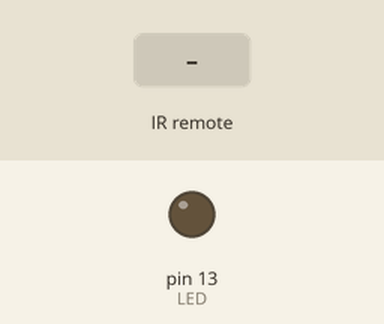
This sketch was run on a simulated Arduino Uno, built with avr-gcc and run on an emulated ATmega328P. Shown: output pins drawn as LEDs (lit = HIGH). Wiring (inferred from the names in the program): IR receiver: data pin 2. Dashed ring = blinking. Inputs (shaded band) come from the test bench. What the sketch prints to the serial monitor is not drawn.

Above: at 1.2 s.
1.3 s: infrared code 0x1 received
At 4.2 s:
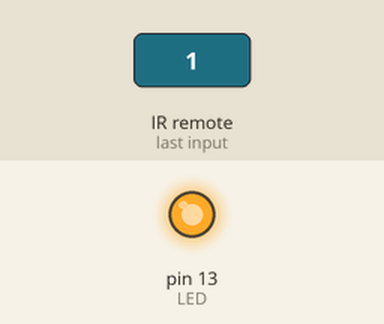
4.3 s: infrared code 0x2 received
At 8.9 s:
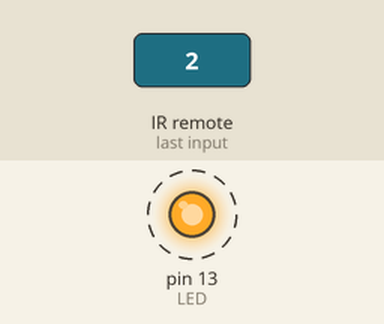
Timing chart, 0 to 13.3 s (numbered marks = the images above; inputs shaded):
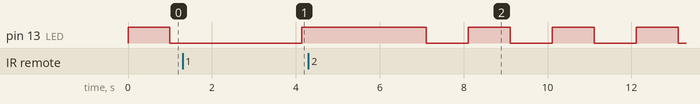

The sketch:

ACIRInfo.ino
```cpp
/*
  Tool to get info about an A/C IR remote signal.
  You will need a TSOP to receive the signal.
  You can change the settings bellow, but the tool should read a lot of signals out of the box.
  First, you might want to use MODE = 1, to get the amount of bytes in the remote's protocol.
  Then, set BYTES = <the amount of bytes> & MODE = 0.
  The first signal, when the arduino boots with MODE = 0, will calibrate the algorithm to recognise 1s & 0s.
  If you want to use a different remote, restart the arduino.
  Repository: https://github.com/811Alex/IRTools
*/
// Settings
const short TSOP = 2;               // IR sensor pin
const short LED = 13;               // status indicator led pin
const short MODE = 0;             // 0: NORMAL, 1: count pulses & bytes, 2: print length of separators
const bool SKIP_LENGTHS = false;    // for normal mode, skips printing the pulse lengths
// Decoding settings
const short BITS = 8;
const short BYTES = 7;              // bytes per signal
const int START_BIT_LENGTH = 1000;  // length of first bit to register a signal (microseconds)

bool data[BYTES][BITS];   // binary data
bool prev[BYTES][BITS];   // previous bin data
int raw[BYTES][BITS];     // raw pulse lengths
int start_length;         // last start bit length
int start_sep_length;     // last start bit separator length
int count = 0;            // signal count
int binThreshold = 0;     // anything longer than this will be considered a 1
bool ledState = false;

void setup(){
  pinMode(TSOP,INPUT);
  pinMode(LED,OUTPUT);
  Serial.begin(9600);
  Serial.println("Ready!\n");
}

void loop(){
  digitalWrite(LED, ledState=!ledState);  // blink led
  switch(MODE){
    case 1: pulseCount(); break;
    case 2: readSeparators(); break;
    default:
      if((start_length = pulseIn(TSOP,LOW)) > START_BIT_LENGTH){ // Check if the Start Bit has been received.
        readSignal();   // read from TSOP
        decodeSignal(); // decode and print info
      }
  }
}

void decodeSignal(){
  if(binThreshold == 0) calibrate();  // find appropriate threshold for binary decoding
  Serial.print("Signal:\t\t");
  Serial.println(++count);
  Serial.print("Start bit:\t");
  Serial.print(start_length);
  if(!SKIP_LENGTHS){
    Serial.print("μs\nLengths:\t");
    for(int i = 0; i<BYTES; i++)
      for(int j = 0; j<BITS; j++){  // print raw data
        Serial.print(raw[i][j]);
        Serial.print(' ');
      }
  }
  else Serial.print("μs");
  Serial.print("\nData:\t\t");
  for(int i = 0; i<BYTES; i++){
    for(int j = 0; j<BITS; j++){  // decode and print decoded data
      prev[i][j] = data[i][j];
      data[i][j] = (raw[i][j] > binThreshold);
      Serial.print(data[i][j]);
    }
    Serial.print(' ');
  }
  if(count>1){
    Serial.print("\nDiff:\t\t");
    for(int i = 0; i<BYTES; i++){
      for(int j = 0; j<BITS; j++) // show differences from last signal
        Serial.print((data[i][j] == prev[i][j]) ? ' ' : '^');
      Serial.print(' ');
    }
  }
  Serial.println('\n');
}

void pulseCount(){
  int i = 0;
  while(pulseIn(TSOP,HIGH,100000)>0) i++;  // count pulses
  if(i>0){
    Serial.print("Pulses: ");
    Serial.println(i);
    Serial.print("Bytes: ");
    Serial.print((float)(i-1)/BITS);      // exclude start bit
    Serial.println(" (+ start bit)\n");
  }
}

void readSeparators(){  // print average separator length
  int length, avg;
  if((avg = pulseIn(TSOP,LOW,100000))>0){
    while((length = pulseIn(TSOP,LOW,100000)) > 0)
      avg = (avg+length)/2;
    Serial.print("Avg. separator length:\t");
    Serial.print(avg);
    Serial.println("μs");
  }
}

void readSignal(){
  for(int i = 0; i<BYTES; i++)
    for(int j = 0; j<BITS; j++)
      raw[i][j] = pulseIn(TSOP,HIGH,100000);  // save pulse train
}

void calibrate(){ // find appropriate threshold, for binary decoding, using K-means on the data (excluding the start bit)
  Serial.println("Calibrating...");
  delay(20);
  int bin0 = 0, bin1 = 0;   // pulse lengths for 1 & 0
  int flatRaw[BYTES*BITS];
  flattenArray(raw, flatRaw);
  int centers[] = {flatRaw[0], flatRaw[1]}; // init centers
  kMeansC(centers, flatRaw, BITS*BYTES);    // run K-means to get the centers of the two clusters
  bin0 = centers[0];
  bin1 = centers[1];
  if(bin1<bin0){        // the longer pulse is a 1
    bin0 = centers[1];
    bin1 = centers[0];
  }
  binThreshold = (bin0+bin1)/2;     // use the center average as the threshold
  Serial.print("Avg. 0 pulse:\t");
  Serial.print(bin0);
  Serial.print("μs\nAvg. 1 pulse:\t");
  Serial.print(bin1);
  Serial.print("μs\nThreshold:\t");
  Serial.print(binThreshold);
  Serial.println("μs\nCalibrated!\n");
}

void flattenArray(int in[][BITS], int out[]){ // 2d -> 1d signal array
  for(int i=0; i<BYTES; i++)
    for(int j=0; j<BITS; j++)
      out[BITS*i+j] = in[i][j];
}

void kMeansC(int centers[], int set[], int setSize){ // Apply K-means on a set (2 clusters) to get the centers
  int newCenters[2];
  int subsets[2][setSize];
  int i = 0, j = 0;
  long sum = 0;
  // split to two clusters
  for(int n=0; n<setSize; n++)
    if(absolute(centers[0]-set[n])<absolute(centers[1]-set[n])) subsets[0][i++]=set[n];
    else subsets[1][j++]=set[n];
  // find new centers
  for(int k=0; k<i; k++) sum+=subsets[0][k];
  newCenters[0]=(i>0) ? sum/i : 0;
  sum=0;
  for(int k=0; k<j; k++) sum+=subsets[1][k];
  newCenters[1]=(j>0) ? sum/j : 0;
  // recurse until the centers don't change
  if(centers[0]!=newCenters[0] || centers[1]!=newCenters[1]){
    centers[0]=newCenters[0];
    centers[1]=newCenters[1];
    kMeansC(centers,set,setSize);
  }
}

int absolute(int n){
  return (n<0)?-n:n;
}
```

Measured:
- by itself, pin 13 (LED): alternates HIGH for 1.0 s and LOW for 1.0 s
